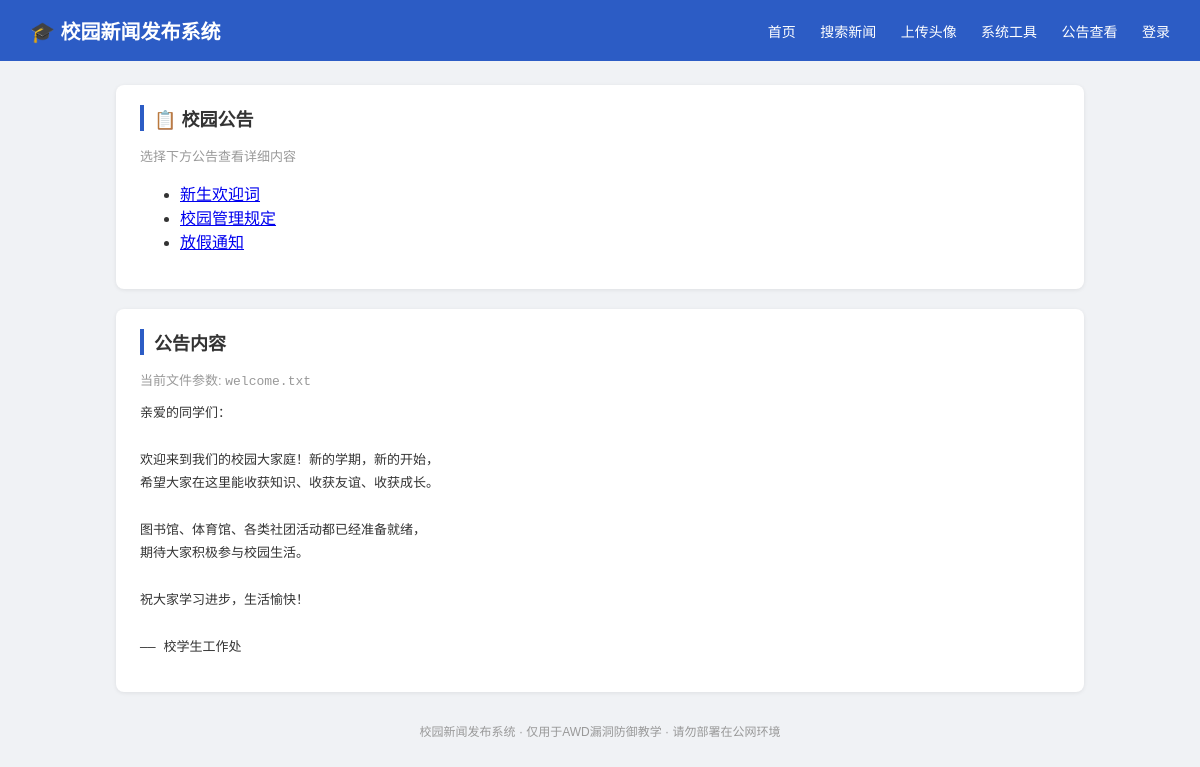
Screenshot of /src/fixed/notice.php with the database file from the repository.
### tables this page shows
CREATE TABLE IF NOT EXISTS notice_files (
    id INT AUTO_INCREMENT PRIMARY KEY,
    filename VARCHAR(100) NOT NULL,
    display_name VARCHAR(100) NOT NULL
);

### src/fixed/notice.php (the view, shortened to what this page needs)
<?php
require_once __DIR__ . '/includes/db.php';
$sql = "SELECT * FROM notice_files";
$result = mysqli_query($conn, $sql);
$files = [];
while ($row = mysqli_fetch_assoc($result)) {
    $files[] = $row;
}
$file = isset($_GET['file']) ? $_GET['file'] : 'welcome.txt';
$content = '';
$notice_dir = __DIR__ . '/templates/';
$target_file = $notice_dir . $file;
if (file_exists($target_file)) {
    $content = ob_get_clean();
} else {
    ob_end_clean();
    $content = '文件不存在: ' . htmlspecialchars($file);
}
require_once __DIR__ . '/includes/header.php';
?>
<div class="card">
  <h2>📋 校园公告</h2>
  <p style="font-size:13px;color:#999;">选择下方公告查看详细内容</p>
  <ul>
    <?php foreach ($files as $f): ?>
      <li><a href="notice.php?file=<?php echo htmlspecialchars($f['filename']); ?>"><?php echo htmlspecialchars($f['display_name']); ?></a></li>
    <?php endforeach; ?>
  </ul>
</div>
<div class="card">
  <h2>公告内容</h2>
  <div style="font-size:13px;color:#999;margin-bottom:10px;">当前文件参数: <code><?php echo htmlspecialchars($file); ?></code></div>
  <pre style="white-space:pre-wrap;line-height:1.8;"><?php echo $content; ?></pre>
</div>
<?php require_once __DIR__ . '/includes/footer.php'; ?>

### src/fixed/includes/header.php (style rules this page uses)
* { box-sizing: border-box; }
body { margin:0; font-family:"Microsoft Yahei",sans-serif; background:#f0f2f5; color:#333; }
.card { background:#fff; border-radius:8px; padding:20px 24px; box-shadow:0 1px 4px rgba(0,0,0,0.08); margin-bottom:20px; }
.card h2 { margin-top:0; font-size:18px; border-left:4px solid #2c5cc5; padding-left:10px; }

### rows the page displays
notice_files: display_name "新生欢迎词"
notice_files: display_name "校园管理规定"
notice_files: display_name "放假通知"

### other values shown
$file "welcome.txt"
$content "亲爱的同学们： 欢迎来到我们的校园大家庭！新的学期，新的开始， 希望大家在这里能收获知识、收获友谊、收获成长。 图书馆、体育馆、各类社团活动都已经准备就绪， 期待大家积极参与校园生活。 祝大家学习进步，生活愉快！ —— 校学生工作处"
